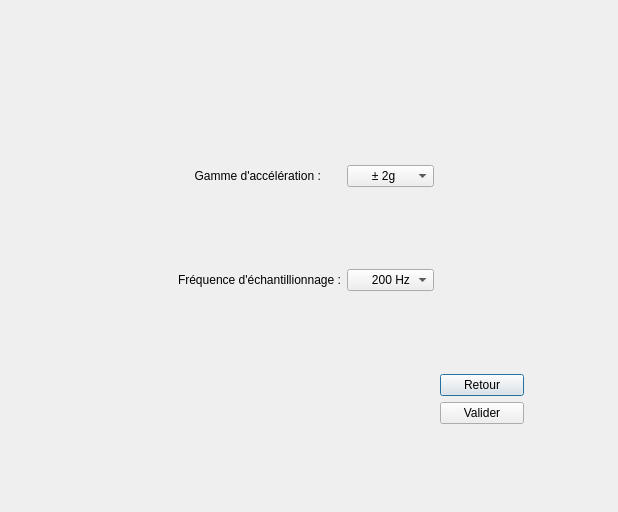
<?xml version="1.0" encoding="UTF-8"?>
<ui version="4.0">
 <class>Reglages</class>
 <widget class="QDialog" name="Reglages">
  <property name="geometry">
   <rect>
    <x>0</x>
    <y>0</y>
    <width>618</width>
    <height>512</height>
   </rect>
  </property>
  <property name="maximumSize">
   <size>
    <width>618</width>
    <height>512</height>
   </size>
  </property>
  <property name="windowTitle">
   <string>REGLAGES</string>
  </property>
  <layout class="QGridLayout" name="gridLayout">
   <item row="5" column="3">
    <widget class="QComboBox" name="comboBox_freq">
     <item>
      <property name="text">
       <string>      200 Hz</string>
      </property>
     </item>
     <item>
      <property name="text">
       <string>      400 Hz</string>
      </property>
     </item>
    </widget>
   </item>
   <item row="2" column="3">
    <widget class="QComboBox" name="comboBox_accel">
     <item>
      <property name="text">
       <string>      ± 2g</string>
      </property>
     </item>
     <item>
      <property name="text">
       <string>      ± 4g</string>
      </property>
     </item>
     <item>
      <property name="text">
       <string>      ± 8g</string>
      </property>
     </item>
    </widget>
   </item>
   <item row="2" column="5">
    <spacer name="horizontalSpacer_2">
     <property name="orientation">
      <enum>Qt::Horizontal</enum>
     </property>
     <property name="sizeHint" stdset="0">
      <size>
       <width>40</width>
       <height>20</height>
      </size>
     </property>
    </spacer>
   </item>
   <item row="5" column="2">
    <widget class="QLabel" name="label_freq">
     <property name="text">
      <string>Fréquence d'échantillionnage :</string>
     </property>
    </widget>
   </item>
   <item row="2" column="1">
    <spacer name="horizontalSpacer">
     <property name="orientation">
      <enum>Qt::Horizontal</enum>
     </property>
     <property name="sizeHint" stdset="0">
      <size>
       <width>40</width>
       <height>20</height>
      </size>
     </property>
    </spacer>
   </item>
   <item row="2" column="2">
    <widget class="QLabel" name="label_accel">
     <property name="text">
      <string>     Gamme d'accélération :</string>
     </property>
    </widget>
   </item>
   <item row="3" column="3">
    <spacer name="verticalSpacer_3">
     <property name="orientation">
      <enum>Qt::Vertical</enum>
     </property>
     <property name="sizeHint" stdset="0">
      <size>
       <width>20</width>
       <height>40</height>
      </size>
     </property>
    </spacer>
   </item>
   <item row="9" column="3">
    <spacer name="verticalSpacer_4">
     <property name="orientation">
      <enum>Qt::Vertical</enum>
     </property>
     <property name="sizeHint" stdset="0">
      <size>
       <width>20</width>
       <height>40</height>
      </size>
     </property>
    </spacer>
   </item>
   <item row="6" column="3">
    <spacer name="verticalSpacer">
     <property name="orientation">
      <enum>Qt::Vertical</enum>
     </property>
     <property name="sizeHint" stdset="0">
      <size>
       <width>20</width>
       <height>40</height>
      </size>
     </property>
    </spacer>
   </item>
   <item row="1" column="3">
    <spacer name="verticalSpacer_5">
     <property name="orientation">
      <enum>Qt::Vertical</enum>
     </property>
     <property name="sizeHint" stdset="0">
      <size>
       <width>20</width>
       <height>40</height>
      </size>
     </property>
    </spacer>
   </item>
   <item row="0" column="3">
    <spacer name="verticalSpacer_2">
     <property name="orientation">
      <enum>Qt::Vertical</enum>
     </property>
     <property name="sizeHint" stdset="0">
      <size>
       <width>20</width>
       <height>40</height>
      </size>
     </property>
    </spacer>
   </item>
   <item row="2" column="0">
    <spacer name="horizontalSpacer_3">
     <property name="orientation">
      <enum>Qt::Horizontal</enum>
     </property>
     <property name="sizeHint" stdset="0">
      <size>
       <width>40</width>
       <height>20</height>
      </size>
     </property>
    </spacer>
   </item>
   <item row="2" column="4">
    <spacer name="horizontalSpacer_4">
     <property name="orientation">
      <enum>Qt::Horizontal</enum>
     </property>
     <property name="sizeHint" stdset="0">
      <size>
       <width>40</width>
       <height>20</height>
      </size>
     </property>
    </spacer>
   </item>
   <item row="7" column="4">
    <widget class="QPushButton" name="PushButton_retour">
     <property name="text">
      <string>Retour</string>
     </property>
    </widget>
   </item>
   <item row="8" column="4">
    <widget class="QPushButton" name="PushButton_valider">
     <property name="text">
      <string>Valider</string>
     </property>
    </widget>
   </item>
   <item row="7" column="5">
    <spacer name="horizontalSpacer_5">
     <property name="orientation">
      <enum>Qt::Horizontal</enum>
     </property>
     <property name="sizeHint" stdset="0">
      <size>
       <width>40</width>
       <height>20</height>
      </size>
     </property>
    </spacer>
   </item>
   <item row="7" column="3">
    <spacer name="horizontalSpacer_6">
     <property name="orientation">
      <enum>Qt::Horizontal</enum>
     </property>
     <property name="sizeHint" stdset="0">
      <size>
       <width>40</width>
       <height>20</height>
      </size>
     </property>
    </spacer>
   </item>
   <item row="7" column="2">
    <spacer name="horizontalSpacer_7">
     <property name="orientation">
      <enum>Qt::Horizontal</enum>
     </property>
     <property name="sizeHint" stdset="0">
      <size>
       <width>40</width>
       <height>20</height>
      </size>
     </property>
    </spacer>
   </item>
   <item row="7" column="1">
    <spacer name="horizontalSpacer_8">
     <property name="orientation">
      <enum>Qt::Horizontal</enum>
     </property>
     <property name="sizeHint" stdset="0">
      <size>
       <width>40</width>
       <height>20</height>
      </size>
     </property>
    </spacer>
   </item>
   <item row="7" column="0">
    <spacer name="horizontalSpacer_9">
     <property name="orientation">
      <enum>Qt::Horizontal</enum>
     </property>
     <property name="sizeHint" stdset="0">
      <size>
       <width>40</width>
       <height>20</height>
      </size>
     </property>
    </spacer>
   </item>
  </layout>
 </widget>
 <resources/>
 <connections/>
</ui>
